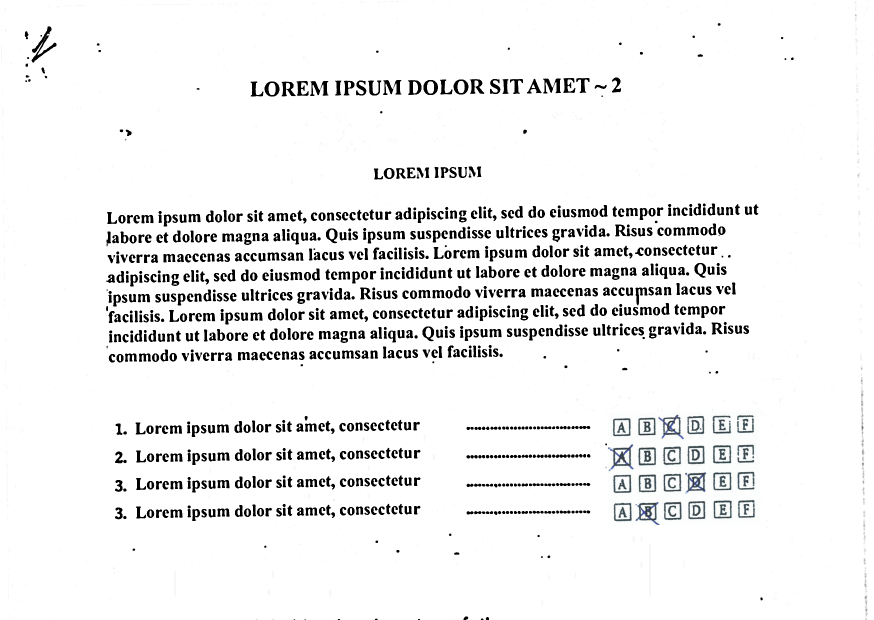
#> input picture src/electronics/teardowns/multiple_choice_test_omr/images/src/test1-ba.jpg, 1748 x 1240 px (shown at 1/2 size); its folder holds 4 pictures in this run
$ python test4.py
#> lines starting #> are read from the running program, lines starting #| are printed output that depends on the picture; after the words box and inside, x2 and y2 are one past the last pixel; in counts of white or black regions, pixels touching at a corner belong together
"""
This code is partially derived from
https://www.pyimagesearch.com/2016/10/03/bubble-sheet-multiple-choice-scanner-and-test-grader-using-omr-python-and-opencv/
"""
import cv2
import numpy as np
import math
import imutils
from imutils import contours

colors = [
    (255,255,0),
    (255,0,0),
    (0,255,0),
    (0,255,255),
]

# Answers columns count
cols_count = 6

# Checkbox size
min_w = 30
min_h = 30
max_w = 60
max_h = 60
min_ar = 0.7
max_ar = 1.3

# The multiplier used for each row average value in order to define the threshold value
threshold_multiplier = 1.15

for base_name in [
    'test1-ba',
    'test1-bb',
    'test2-b',
    'test3-b',
    'test4-b',
    'test5-b',
]:
    # Open image
    img = cv2.imread('images/src/%s.jpg' % base_name)
#> img is the input picture: shape (1240, 1748, 3); mean B, G, R 239.1, 239, 238.9
    # Convert image to gray scale
    gray = cv2.cvtColor(img, cv2.COLOR_BGR2GRAY)
    # Convert image in black/white
    thresh = cv2.threshold(gray, 0, 255, cv2.THRESH_BINARY_INV | cv2.THRESH_OTSU)[1]
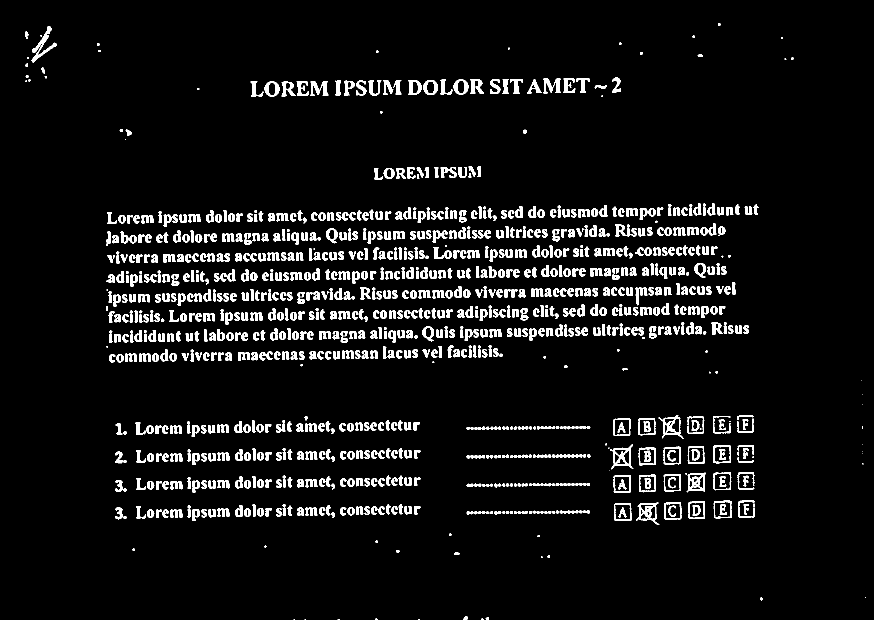
#> thresh: shape (1240, 1748) (shown at 1/2 size); 6.4% white; 1057 white regions (53 under 20 px)

    # Save the black and white image
    cv2.imwrite('images/res/thresh_%s.png' % base_name, thresh)

    # find contours in the thresholded image, then initialize
    # the list of contours that correspond to questions
    cnts = cv2.findContours(thresh.copy(), cv2.RETR_EXTERNAL, cv2.CHAIN_APPROX_SIMPLE)
#> cnts = 1044 contours, 110 with area under 20; largest, box (x1, y1, x2, y2) and area: (1220, 889, 1267, 939) 1216, (1317, 830, 1367, 878) 1166, (1426, 891, 1462, 927) 1158, (1272, 1004, 1319, 1050) 1157, (1427, 1001, 1463, 1037) 1146
    cnts = imutils.grab_contours(cnts)
    questionCnts = []

    # loop over the contours
    for c in cnts:
        # compute the bounding box of the contour, then use the
        # bounding box to derive the aspect ratio
        (x, y, w, h) = cv2.boundingRect(c)
        ar = w / float(h)

        # in order to label the contour as a question, region
        # should be sufficiently wide, sufficiently tall, and
        # have an aspect ratio approximately equal to 1
        if w >= min_w and h >= min_h and w <= max_w and h <= max_h and ar >= min_ar and ar <= max_ar:
            questionCnts.append(c)
#> this loop made 1044 passes
#> (x, y, w, h, ar) on passes 5 to 7: (962, 1237, 5, 3, 1.67), (750, 1237, 5, 3, 1.67), (971, 1234, 7, 6, 1.17)
#> after the loop, questionCnts = 26 contours; largest, box (x1, y1, x2, y2) and area: (1220, 889, 1267, 939) 1216, (1317, 830, 1367, 878) 1166, (1426, 891, 1462, 927) 1158, (1272, 1004, 1319, 1050) 1157, (1427, 1001, 1463, 1037) 1146

    contours_len = len(questionCnts)
#> contours_len = 26
    rows_count = int(math.ceil(contours_len / float(cols_count)))
#> rows_count = 5

    results = np.zeros((rows_count, cols_count))
    sorted_questionCnts = []

    print('Find %s contours' % contours_len)
#| Find 26 contours
    if questionCnts:
        # sort the question contours top-to-bottom, then initialize
        # the total number of correct answers
        questionCnts = contours.sort_contours(questionCnts, method="top-to-bottom")[0]
        correct = 0

        # each question has 6 possible answers, to loop over the
        # question in batches of 6
        for (q, i) in enumerate(np.arange(0, len(questionCnts), cols_count)):
            # sort the contours for the current question from
            # left to right, then initialize the index of the
            # bubbled answer
            cnts = contours.sort_contours(questionCnts[i:i + cols_count])[0]
            sorted_questionCnts += cnts
            bubbled = None

            # loop over the sorted contours
            for (j, c) in enumerate(cnts):
                # construct a mask that reveals only the current
                # "bubble" for the question
                mask = np.zeros(thresh.shape, dtype="uint8")
                cv2.drawContours(mask, [c], -1, 255, -1)

                # apply the mask to the thresholded image, then
                # count the number of non-zero pixels in the
                # bubble area
                mask = cv2.bitwise_and(thresh, thresh, mask=mask)
                results[q][j] = cv2.countNonZero(mask)

                # Get the bounding rectangle
                x, y, w, h = cv2.boundingRect(c)
                p1 = x, y
                p2 = x + w, y + h

                # Draw the bounding rectangle
                cv2.rectangle(img, p1, p2, colors[q % 4], 2)
#> this loop made 5 passes
#> i on passes 1 to 5: 0, 6, 12, 18, 24
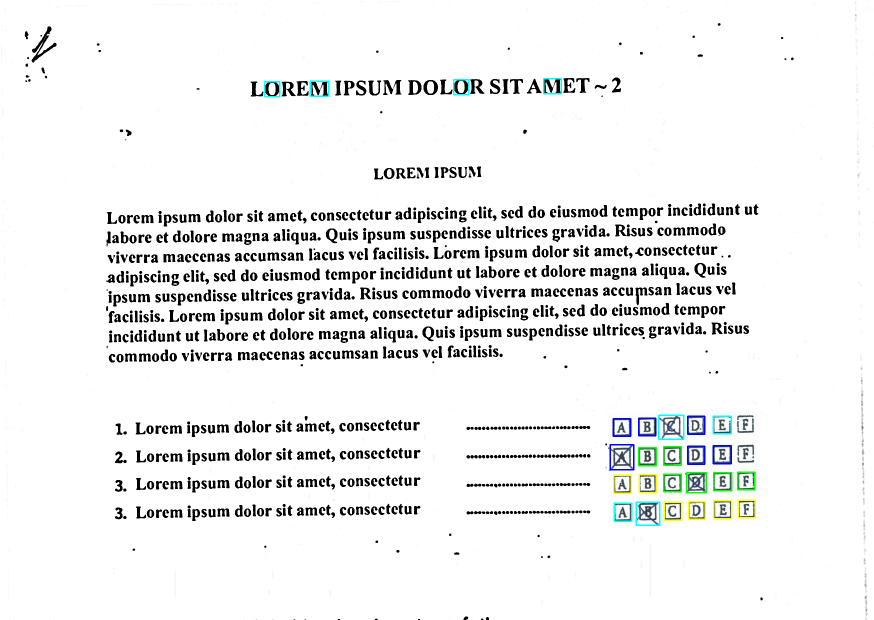
#> img: shape (1240, 1748, 3) (shown at 1/2 size); 0.52% of pixels changed, all inside (x1, y1, x2, y2) = (528, 156, 1512, 1052)
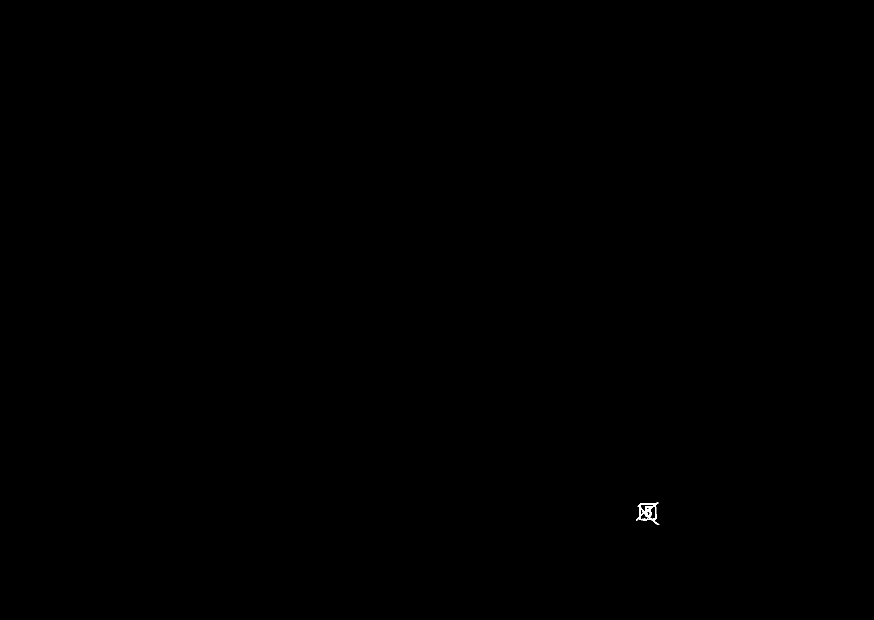
#> mask: shape (1240, 1748) (shown at 1/2 size); 0.04% white; 1 white region, box (x1, y1, x2, y2) and area: (1272, 1004, 1319, 1050) 765
#> after the loop, results = [[436, 540, 436, 537, 713, 298], [759, 471, 512, 324, 554, 523], [555, 338, 475, 732, 482, 272], [493, 530, 497, 520, 507, 282], [495, 765, 0, 0, 0, 0]]

        for j in range(rows_count):
            threshold = results[j].mean() * threshold_multiplier
            for i in range(cols_count):
                total = results[j][i]

                if total >= threshold:
                    # Get the bounding rectangle
                    x, y, w, h = cv2.boundingRect(sorted_questionCnts[j * cols_count + i])
                    p1 = x, y
                    p2 = x + w, y + h

                    # Draw the bounding rectangle in cyan
                    cv2.rectangle(img, p1, p2, (0,0,255), 2)
#> this loop made 5 passes
#> threshold on passes 1 to 5: 567.3, 602.4, 547, 542.2, 241.5
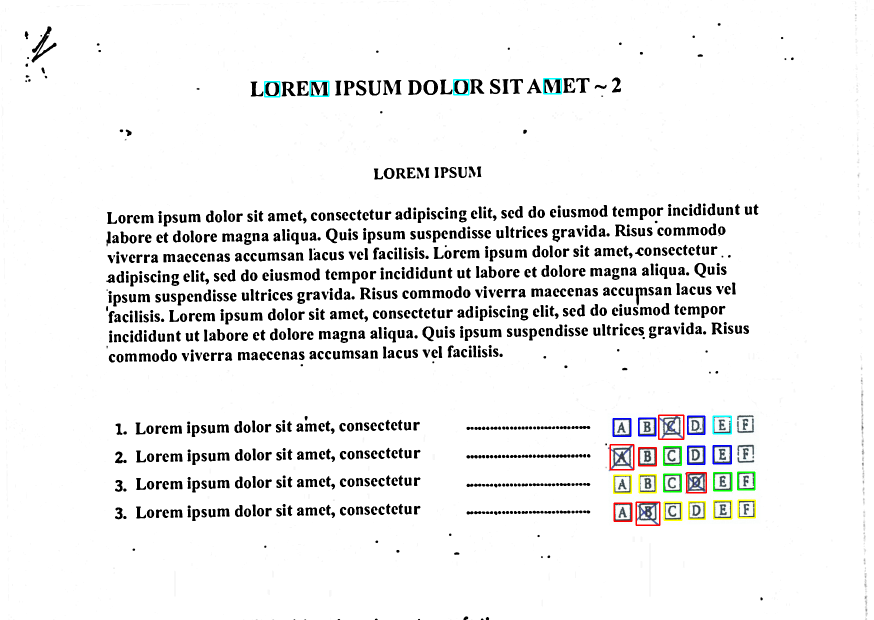
#> img: shape (1240, 1748, 3) (shown at 1/2 size); 0.14% of pixels changed, all inside (x1, y1, x2, y2) = (1219, 829, 1414, 1052)
#> (the run stopped early here; a loop or call above may not have finished)
